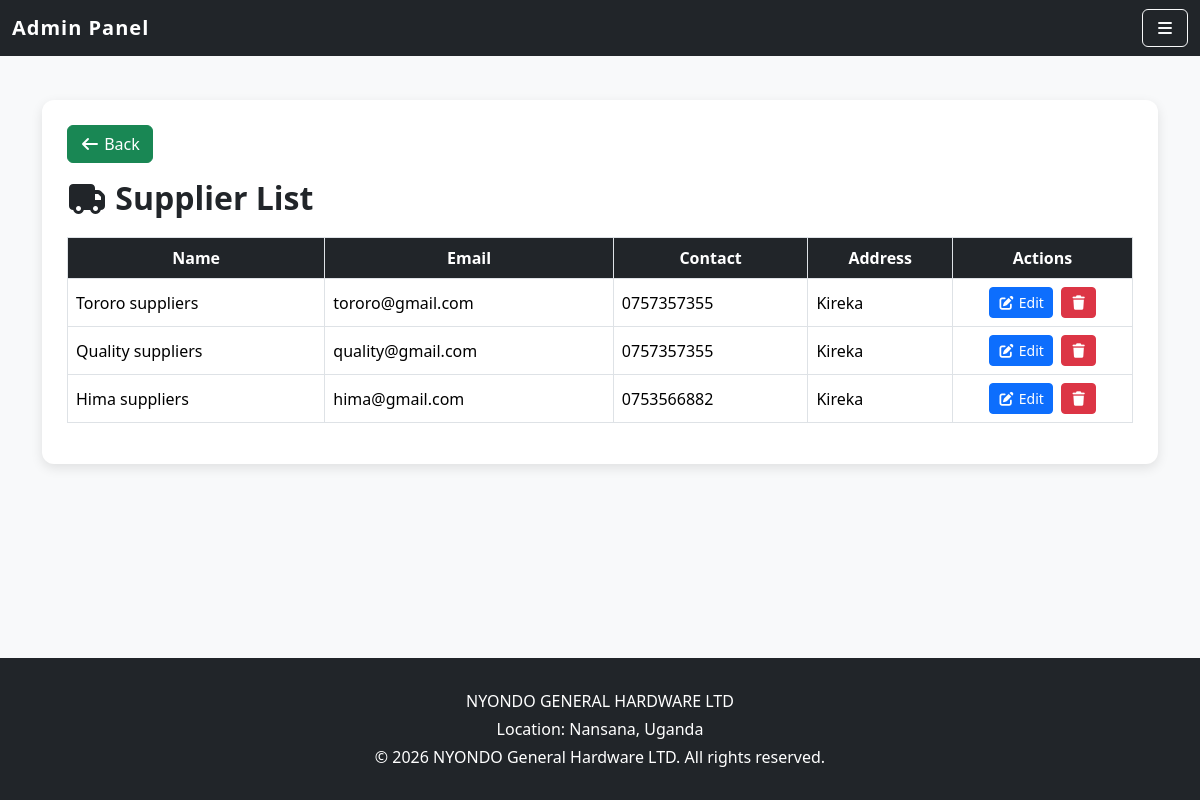
Screenshot of /suppliers/ with the database file from the repository.
### dupapp/models.py (models this page shows, shortened)
class Supplier(models.Model):
    name = models.CharField(max_length=100, unique=True)
    email = models.EmailField(unique=True)
    contact = models.CharField(max_length=20,blank=True,null=True)
    address = models.CharField(max_length=200,blank=True,null=True)

### dupapp/views.py (the view)
# urls.py: path("suppliers/", views.supplier_list, name="supplier_list"),
def supplier_list(request):
    suppliers = Supplier.objects.all()
    return render(request, "supplier_list.html", {"suppliers": suppliers})

### dupapp/templates/supplier_list.html (shortened to what this page needs)
{% extends 'base_admin.html' %}
{% block content %}
<div class="supplier-container">
  <div class="mb-3">
    <a href="{% url 'admin_dashboard' %}" class="btn btn-success">
        <i class="fas fa-arrow-left"></i> Back
    </a>
</div>
    <h2 class="supplier-title">
        <i class="fas fa-truck"></i>
        Supplier List
    </h2>
    <table class="table table-bordered table-hover">
        <thead>
            <tr>
                <th>Name</th>
                <th>Email</th>
                <th>Contact</th>
                <th>Address</th>
                <th width="180">Actions</th>
            </tr>
        </thead>
        <tbody>
            {% for supplier in suppliers %}
            <tr>
                <td>{{ supplier.name }}</td>
                <td>{{ supplier.email }}</td>
                <td>{{ supplier.contact }}</td>
                <td>{{ supplier.address }}</td>
                <td>
    <div class="d-flex gap-2 justify-content-center">
        <a href="{% url 'edit_supplier' supplier.id %}"
           class="btn btn-primary btn-sm">
            <i class="fas fa-edit"></i> Edit
        </a>
        <a href="{% url 'delete_supplier' supplier.id %}"
           class="btn btn-danger btn-sm">
            <i class="fas fa-trash"></i>
        </a>
    </div>
</td>
            </tr>
            {% endfor %}
        </tbody>
    </table>
</div>
{% endblock %}

### dupapp/templates/base_admin.html (style rules this page uses)
html, body { height: 100%; margin: 0; padding: 0; }
body { background-color:#f8f9fa; display: flex; flex-direction: column; }
.btn { transition: transform 0.2s ease, box-shadow 0.2s ease; }

### dupapp/templates/supplier_list.html (style rules this page uses)
.supplier-container { background: #fff; border-radius: 12px; padding: 25px; box-shadow: 0 4px 12px rgba(0,0,0,0.1); margin-top: 20px; }
.supplier-title { font-weight: bold; color: #212529; margin-bottom: 20px; }
.table thead th { background-color: #212529; color: white; text-align: center; }
.table tbody td { vertical-align: middle; }

### rows the page displays
Supplier: name "Tororo suppliers", email "tororo@gmail.com", contact "0757357355", address "Kireka"
Supplier: name "Quality suppliers", email "quality@gmail.com", contact "0757357355", address "Kireka"
Supplier: name "Hima suppliers", email "hima@gmail.com", contact "0753566882", address "Kireka"
